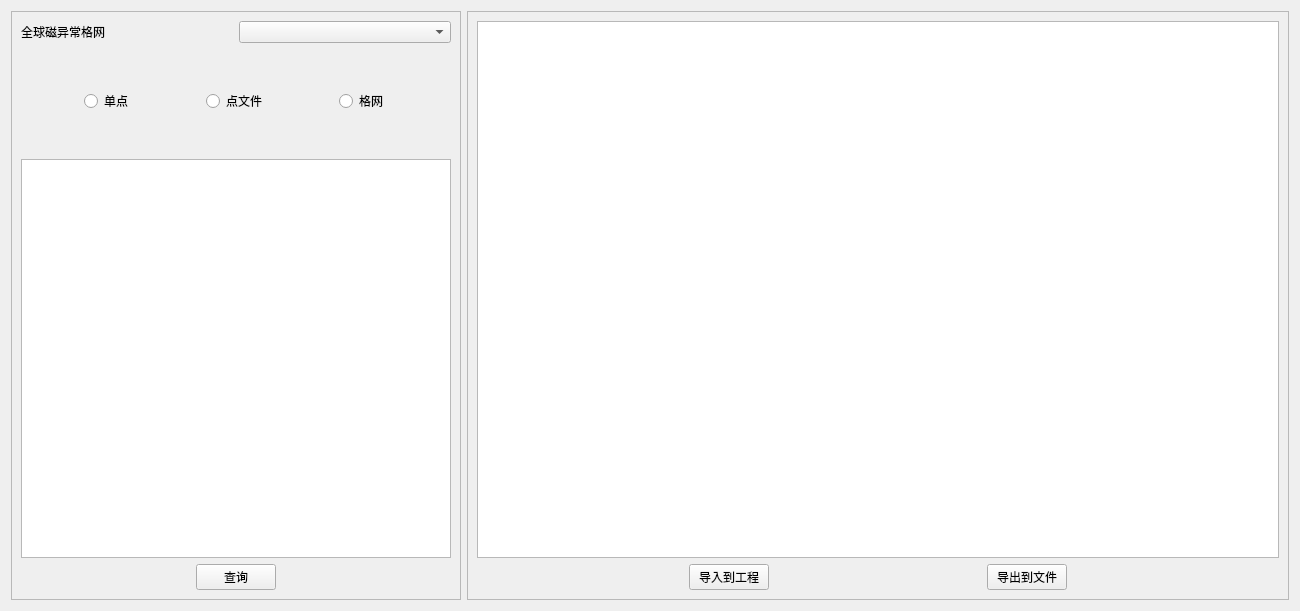
<?xml version="1.0" encoding="UTF-8"?>
<ui version="4.0">
 <class>AnoQueryForm</class>
 <widget class="QWidget" name="AnoQueryForm">
  <property name="geometry">
   <rect>
    <x>0</x>
    <y>0</y>
    <width>1300</width>
    <height>611</height>
   </rect>
  </property>
  <property name="sizePolicy">
   <sizepolicy hsizetype="Preferred" vsizetype="Preferred">
    <horstretch>0</horstretch>
    <verstretch>0</verstretch>
   </sizepolicy>
  </property>
  <property name="windowTitle">
   <string>查询</string>
  </property>
  <layout class="QHBoxLayout" name="horizontalLayout_2">
   <item>
    <layout class="QHBoxLayout" name="horizontalLayout" stretch="0,0">
     <item>
      <widget class="QFrame" name="frame">
       <property name="sizePolicy">
        <sizepolicy hsizetype="Preferred" vsizetype="Preferred">
         <horstretch>0</horstretch>
         <verstretch>0</verstretch>
        </sizepolicy>
       </property>
       <property name="maximumSize">
        <size>
         <width>450</width>
         <height>16777215</height>
        </size>
       </property>
       <property name="frameShape">
        <enum>QFrame::StyledPanel</enum>
       </property>
       <property name="frameShadow">
        <enum>QFrame::Raised</enum>
       </property>
       <layout class="QVBoxLayout" name="verticalLayout_3" stretch="1,0,6,1">
        <item>
         <layout class="QHBoxLayout" name="horizontalLayout_3">
          <item>
           <widget class="QLabel" name="label">
            <property name="text">
             <string>全球磁异常格网</string>
            </property>
           </widget>
          </item>
          <item>
           <widget class="QComboBox" name="comboBox_error"/>
          </item>
         </layout>
        </item>
        <item>
         <spacer name="verticalSpacer">
          <property name="orientation">
           <enum>Qt::Vertical</enum>
          </property>
          <property name="sizeHint" stdset="0">
           <size>
            <width>20</width>
            <height>40</height>
           </size>
          </property>
         </spacer>
        </item>
        <item>
         <layout class="QVBoxLayout" name="verticalLayout_5">
          <item>
           <widget class="QScrollArea" name="scrollArea">
            <property name="styleSheet">
             <string notr="true">QScrollArea#scrollArea{
border: 0px solid transparent;}</string>
            </property>
            <property name="widgetResizable">
             <bool>true</bool>
            </property>
            <widget class="QWidget" name="scrollAreaWidgetContents">
             <property name="geometry">
              <rect>
               <x>0</x>
               <y>0</y>
               <width>428</width>
               <height>383</height>
              </rect>
             </property>
             <layout class="QVBoxLayout" name="verticalLayout_6" stretch="2,0,1">
              <property name="leftMargin">
               <number>0</number>
              </property>
              <property name="topMargin">
               <number>0</number>
              </property>
              <property name="rightMargin">
               <number>0</number>
              </property>
              <property name="bottomMargin">
               <number>0</number>
              </property>
              <item>
               <layout class="QVBoxLayout" name="verticalLayout_4">
                <property name="spacing">
                 <number>9</number>
                </property>
                <item>
                 <layout class="QHBoxLayout" name="horizontalLayout_6">
                  <item>
                   <spacer name="horizontalSpacer_6">
                    <property name="orientation">
                     <enum>Qt::Horizontal</enum>
                    </property>
                    <property name="sizeHint" stdset="0">
                     <size>
                      <width>40</width>
                      <height>20</height>
                     </size>
                    </property>
                   </spacer>
                  </item>
                  <item>
                   <widget class="QRadioButton" name="radioButton_point">
                    <property name="text">
                     <string>单点</string>
                    </property>
                   </widget>
                  </item>
                  <item>
                   <spacer name="horizontalSpacer_7">
                    <property name="orientation">
                     <enum>Qt::Horizontal</enum>
                    </property>
                    <property name="sizeHint" stdset="0">
                     <size>
                      <width>40</width>
                      <height>20</height>
                     </size>
                    </property>
                   </spacer>
                  </item>
                  <item>
                   <widget class="QRadioButton" name="radioButton_file">
                    <property name="text">
                     <string>点文件</string>
                    </property>
                   </widget>
                  </item>
                  <item>
                   <spacer name="horizontalSpacer_8">
                    <property name="orientation">
                     <enum>Qt::Horizontal</enum>
                    </property>
                    <property name="sizeHint" stdset="0">
                     <size>
                      <width>40</width>
                      <height>20</height>
                     </size>
                    </property>
                   </spacer>
                  </item>
                  <item>
                   <widget class="QRadioButton" name="radioButton_grid">
                    <property name="text">
                     <string>格网</string>
                    </property>
                   </widget>
                  </item>
                  <item>
                   <spacer name="horizontalSpacer_9">
                    <property name="orientation">
                     <enum>Qt::Horizontal</enum>
                    </property>
                    <property name="sizeHint" stdset="0">
                     <size>
                      <width>40</width>
                      <height>20</height>
                     </size>
                    </property>
                   </spacer>
                  </item>
                 </layout>
                </item>
               </layout>
              </item>
              <item>
               <spacer name="verticalSpacer_2">
                <property name="orientation">
                 <enum>Qt::Vertical</enum>
                </property>
                <property name="sizeHint" stdset="0">
                 <size>
                  <width>20</width>
                  <height>40</height>
                 </size>
                </property>
               </spacer>
              </item>
              <item>
               <widget class="QTextBrowser" name="textBrowser"/>
              </item>
             </layout>
            </widget>
           </widget>
          </item>
         </layout>
        </item>
        <item>
         <layout class="QHBoxLayout" name="horizontalLayout_5">
          <item>
           <spacer name="horizontalSpacer">
            <property name="orientation">
             <enum>Qt::Horizontal</enum>
            </property>
            <property name="sizeHint" stdset="0">
             <size>
              <width>40</width>
              <height>20</height>
             </size>
            </property>
           </spacer>
          </item>
          <item>
           <widget class="QPushButton" name="pushButton_3">
            <property name="text">
             <string>查询</string>
            </property>
           </widget>
          </item>
          <item>
           <spacer name="horizontalSpacer_2">
            <property name="orientation">
             <enum>Qt::Horizontal</enum>
            </property>
            <property name="sizeHint" stdset="0">
             <size>
              <width>40</width>
              <height>20</height>
             </size>
            </property>
           </spacer>
          </item>
         </layout>
        </item>
       </layout>
      </widget>
     </item>
     <item>
      <widget class="QFrame" name="frame_2">
       <property name="frameShape">
        <enum>QFrame::StyledPanel</enum>
       </property>
       <property name="frameShadow">
        <enum>QFrame::Raised</enum>
       </property>
       <layout class="QVBoxLayout" name="verticalLayout_2">
        <item>
         <layout class="QVBoxLayout" name="verticalLayout" stretch="7,1">
          <item>
           <widget class="QTableView" name="tableView"/>
          </item>
          <item>
           <layout class="QHBoxLayout" name="horizontalLayout_4">
            <item>
             <spacer name="horizontalSpacer_3">
              <property name="orientation">
               <enum>Qt::Horizontal</enum>
              </property>
              <property name="sizeHint" stdset="0">
               <size>
                <width>40</width>
                <height>20</height>
               </size>
              </property>
             </spacer>
            </item>
            <item>
             <widget class="QPushButton" name="pushButton_2">
              <property name="text">
               <string>导入到工程</string>
              </property>
             </widget>
            </item>
            <item>
             <spacer name="horizontalSpacer_4">
              <property name="orientation">
               <enum>Qt::Horizontal</enum>
              </property>
              <property name="sizeHint" stdset="0">
               <size>
                <width>40</width>
                <height>20</height>
               </size>
              </property>
             </spacer>
            </item>
            <item>
             <widget class="QPushButton" name="pushButton_export">
              <property name="text">
               <string>导出到文件</string>
              </property>
             </widget>
            </item>
            <item>
             <spacer name="horizontalSpacer_5">
              <property name="orientation">
               <enum>Qt::Horizontal</enum>
              </property>
              <property name="sizeHint" stdset="0">
               <size>
                <width>40</width>
                <height>20</height>
               </size>
              </property>
             </spacer>
            </item>
           </layout>
          </item>
         </layout>
        </item>
       </layout>
      </widget>
     </item>
    </layout>
   </item>
  </layout>
 </widget>
 <resources/>
 <connections/>
</ui>
